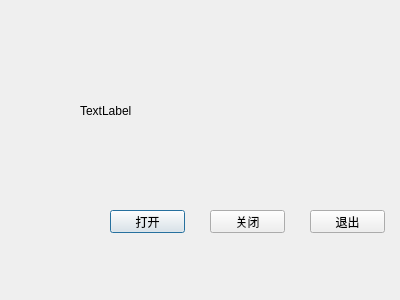
<?xml version="1.0" encoding="UTF-8"?>
<ui version="4.0">
 <class>TimestampDialog</class>
 <widget class="QDialog" name="TimestampDialog">
  <property name="geometry">
   <rect>
    <x>0</x>
    <y>0</y>
    <width>400</width>
    <height>300</height>
   </rect>
  </property>
  <property name="windowTitle">
   <string>Dialog</string>
  </property>
  <widget class="QLabel" name="label">
   <property name="geometry">
    <rect>
     <x>80</x>
     <y>50</y>
     <width>241</width>
     <height>121</height>
    </rect>
   </property>
   <property name="text">
    <string>TextLabel</string>
   </property>
  </widget>
  <widget class="QPushButton" name="pushButton_open">
   <property name="geometry">
    <rect>
     <x>110</x>
     <y>210</y>
     <width>75</width>
     <height>23</height>
    </rect>
   </property>
   <property name="text">
    <string>打开</string>
   </property>
  </widget>
  <widget class="QPushButton" name="pushButton_close">
   <property name="geometry">
    <rect>
     <x>210</x>
     <y>210</y>
     <width>75</width>
     <height>23</height>
    </rect>
   </property>
   <property name="text">
    <string>关闭</string>
   </property>
  </widget>
  <widget class="QPushButton" name="pushButton_quit">
   <property name="geometry">
    <rect>
     <x>310</x>
     <y>210</y>
     <width>75</width>
     <height>23</height>
    </rect>
   </property>
   <property name="text">
    <string>退出</string>
   </property>
  </widget>
 </widget>
 <resources/>
 <connections/>
</ui>
